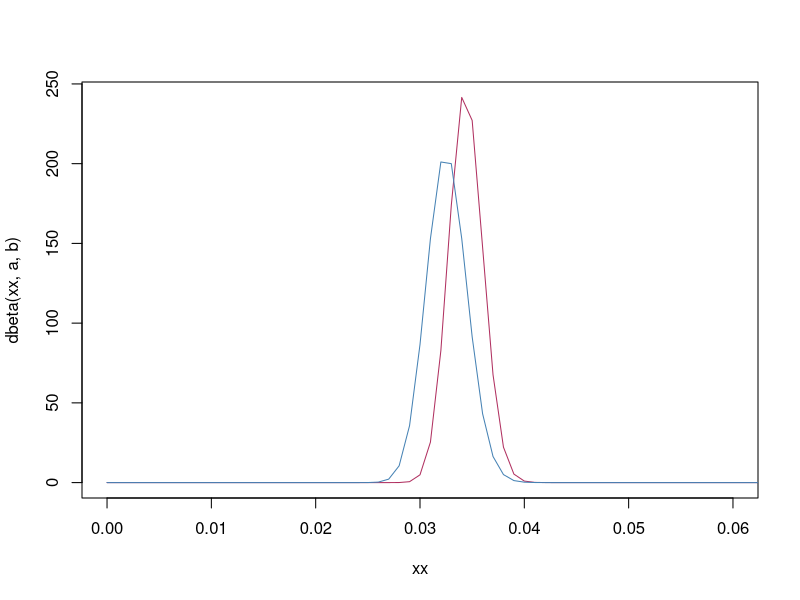

Generate this figure with R:
## ---- chunk 1
# ipx Beta(437,12263)
a <- 437 ; b <- 12263
a1 <- 277 ; b1 <- 8223
xx <- seq(0,1,length.out = 1001)
plot(xx,dbeta(xx,a,b), type = "l", col = "maroon", xlim = c(0,.06))
# ip8 Beta(277,8223)
lines(xx,dbeta(xx,a1,b1), col = "steel blue")

# 95% credibility intervals for the proportion of returns made on each phone
c("lower" = qbeta(.025, a, b), "estimate" = a/(a + b), "upper" = qbeta(.975, a, b))
c("lower" = qbeta(.025, a1, b1), "estimate" =  a1/(a1 + b1) ,"upper" = qbeta(.975, a1, b1))
## ---- chunk 2
# 3 percent returns for same data.
cutoff <- .03*12700 ; cutoff1 <- .03*8500
# Prior Predictive Distributions (has not changed because we have not observed new data)
# ipx
theta <- rbeta(100000, a,b) ; ynew <- rbinom(100000,12700,theta)
# ip8
theta1 <- rbeta(100000, a1,b1) ; ynew1 <- rbinom(100000, 8500, theta1)

mean(ynew >= cutoff) ; mean(ynew1 >= cutoff1)
## ---- chunk 3
# Creating posterior distribution
astar <- a + 441 ; bstar <- 15560 - 441 + b
astar1 <- a1 + 200 ; bstar1 <- 18782 - 200 + b1
nReps <- 100000
# new monte carlo distributions
theta <- rbeta(nReps, astar, bstar)
theta1 <- rbeta(nReps, astar1, bstar1)

round(mean(theta<theta1),4) # iPhone 8, whoah.
## ---- chunk 4
# 95% credibility intervals for the proportion of returns made on each phone
paste("Approximate probabilities of iPhone returns.")
c("lower" = qbeta(.025, astar, bstar),"estimatae" = astar/(astar + bstar) , "upper" = qbeta(.975, astar, bstar))
c("lower" = qbeta(.025, astar1, bstar1), "estimate" = astar1/(astar1 + bstar1),"upper" = qbeta(.975, astar1, bstar1))
## ---- chunk 5
# 3 percent returns for same data.
cutoff <- .03*15660*(.98) ; cutoff1 <- .03*18782*(1.015)
# Posterior Predictive Distributions 
# ipx
theta <- rbeta(100000, astar,bstar) ; ynew <- rbinom(100000,round(15660*(.98)),theta)
# ip8
theta1 <- rbeta(100000, astar1,bstar1) ; ynew1 <- rbinom(100000, round(18782*(1.015)), theta1)

mean(ynew >= cutoff) ; mean(ynew1 >= cutoff1)
